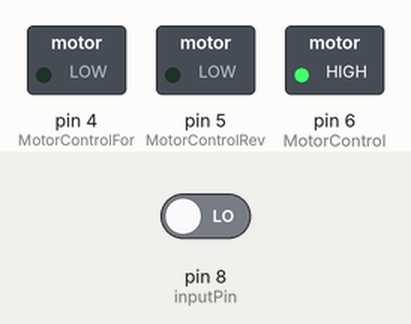
A sketch run on a simulated Arduino Leonardo, built with avr-gcc and run on an emulated ATmega32U4. Shown: switched loads named in the sketch (green lamp = pin HIGH). Inputs (shaded band) come from the test bench; at power-on: pin 8 (inputPin) LOW. What the sketch prints to the serial monitor is not drawn.

Above: at 1.2 s.
1.3 s: pin 8 (inputPin) driven HIGH
At 2.1 s:
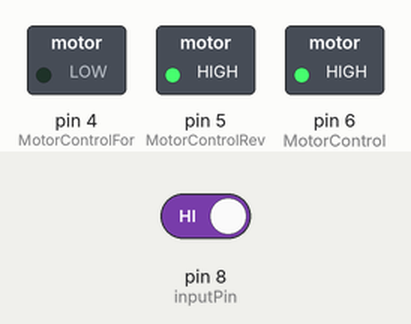
At 22.1 s:
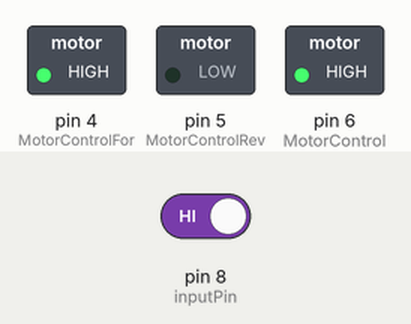
Timing chart, 0 to 22.8 s (numbered marks = the images above; inputs shaded):
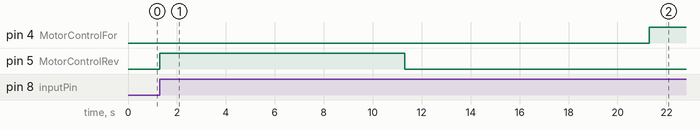

Measured:
- after the input at 1.3 s, pin 4 (MotorControlFor): LOW → HIGH after 20.0 s; pin 5 (MotorControlRev): LOW → HIGH at once, → LOW 10.0 s later

The sketch:

Haloween_ghost.ino
```cpp
// This sketch uses the relay sheild and a PIR sensor to detect motion
// and turn on a motor which raises the ghost, leaves it there for a time,
// then lowers it back down.

/*
 * PIR sensor tester
 */
int MotorControl = 6;    // J2
int MotorControlRev = 5;  // J3
int MotorControlFor = 4;  // J4
int inputPin = 8;               // choose the input pin (for PIR sensor)
int pirState = LOW;             // we start, assuming no motion detected
int val = 0;                    // variable for reading the pin status

void setup() {
  pinMode(MotorControl, OUTPUT);
  pinMode(MotorControlRev, OUTPUT);
  pinMode(MotorControlFor, OUTPUT);

  pinMode(inputPin, INPUT);     // declare sensor as input
  digitalWrite(MotorControl,HIGH);// NO3 and COM3 Connected; the "ON" switch

  Serial.begin(9600);
  while (!Serial) {
; // wait for serial port to connect. Needed for Leonardo only
}
  Serial.println("Start Program");
}

void loop(){
  val = digitalRead(inputPin);  // read input value
  if (val == HIGH) {            // check if the input is HIGH


//MOTION! Turn motor on and crank up the ghost
    digitalWrite(MotorControlRev,HIGH);// NO3 and COM3 Connected;
    delay(10000); //How long are we cranking?

    digitalWrite(MotorControlRev,LOW);// NO3 and COM3 Connected
    delay(10000); //How long are we keeping it in the air?

    //Lets take it back down.
    digitalWrite(MotorControlFor,HIGH);// NO3 and COM3 Connected;
    delay(9000);

    //Stop the downward motor and waait for more motion
    digitalWrite(MotorControlFor,LOW);// NO3 and COM3 Connected
    delay(60000);  // 60 seconds

    if (pirState == LOW) {
      // we have just turned on
      Serial.println("Motion detected!");
      // We only want to print on the output change, not state
      pirState = HIGH;
    }
  } else {
//This is all for debugging and is not visible when in use
    if (pirState == HIGH){
      // we have just turned of
      Serial.println("Motion ended!");
      // We only want to print on the output change, not state
      pirState = LOW;
    }
  }
}
```
